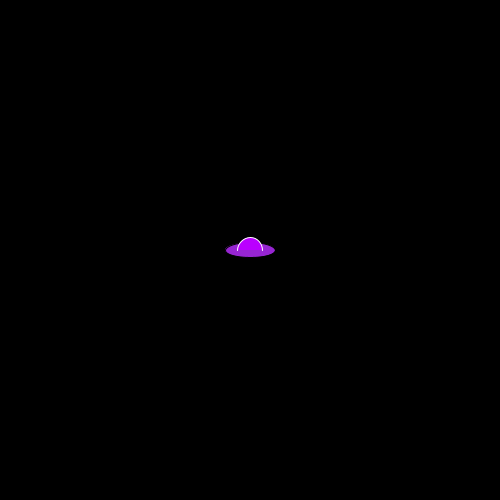
Frame 1 (no input)
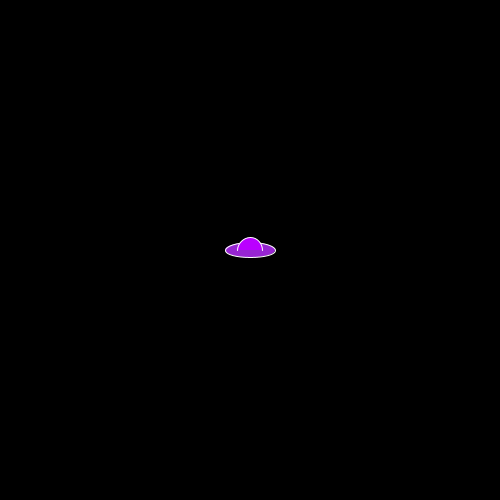
Frame 60 (the mouse pressed at the canvas centre just before this capture)
Frame 120 (the mouse held since frame 60 and released just before this capture): identical to frame 60, image omitted

The Processing sketch that drew these frames (run headless with seeded random() and noise(); from frame 60 on, the mouse is pressed at the canvas centre):

// Processing sketch: key_move
// ── key_move.pde
float x;
float y;
float speed = 5;

boolean upPressed = false;
boolean downPressed = false;
boolean leftPressed = false;
boolean rightPressed = false;

void setup() {
  size(500, 500);
  x = width/2;
  y = height/2;
}

void draw() {

  if (upPressed) {
    y -= speed;
  }
  if (downPressed) {
    y += speed;
  }
  if (leftPressed) {
    x -= speed;
  }
  if (rightPressed) {
    x += speed;
  }

  background(0);
  // UFO
  fill(151,37,210);
  ellipse(x, y, 50, 15);
  fill(186,0,255);
  stroke(255);
  arc(x, y, 25, 25, PI, TWO_PI);
} 

void keyPressed() {
  if (key == CODED) { // detect special keys 
    switch (keyCode) {
      case UP:
        upPressed = true;
        break;
      case DOWN:
        downPressed = true;
        break;
      case LEFT:
        leftPressed = true;
        break;
      case RIGHT:
        rightPressed = true;
        break;
    }
  }
}

void keyReleased() {
  if (key == CODED) {
    switch (keyCode) {
      case UP:
        upPressed = false;
        break;
      case DOWN:
        downPressed = false;
        break;
      case LEFT:
        leftPressed = false;
        break;
      case RIGHT:
        rightPressed = false;
        break;
    }
  }
}
